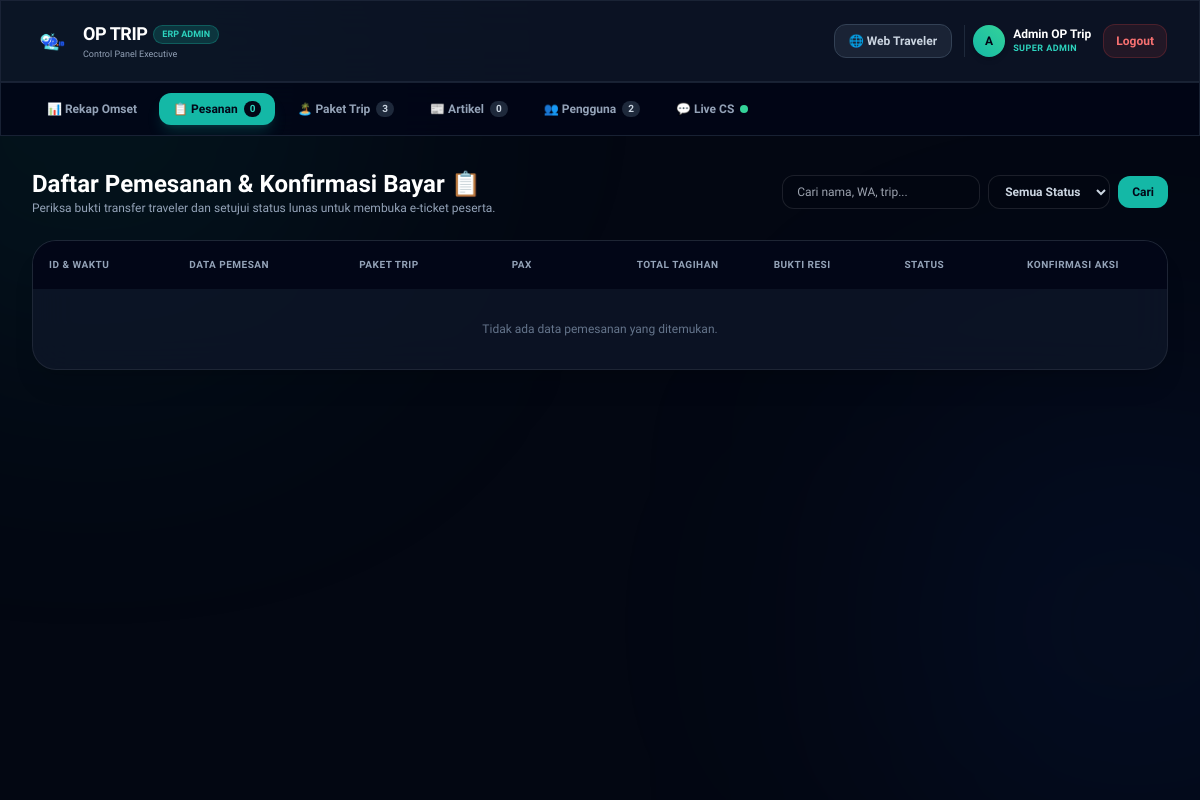
The app's page /admin?tab=bookings (signed in), older data.
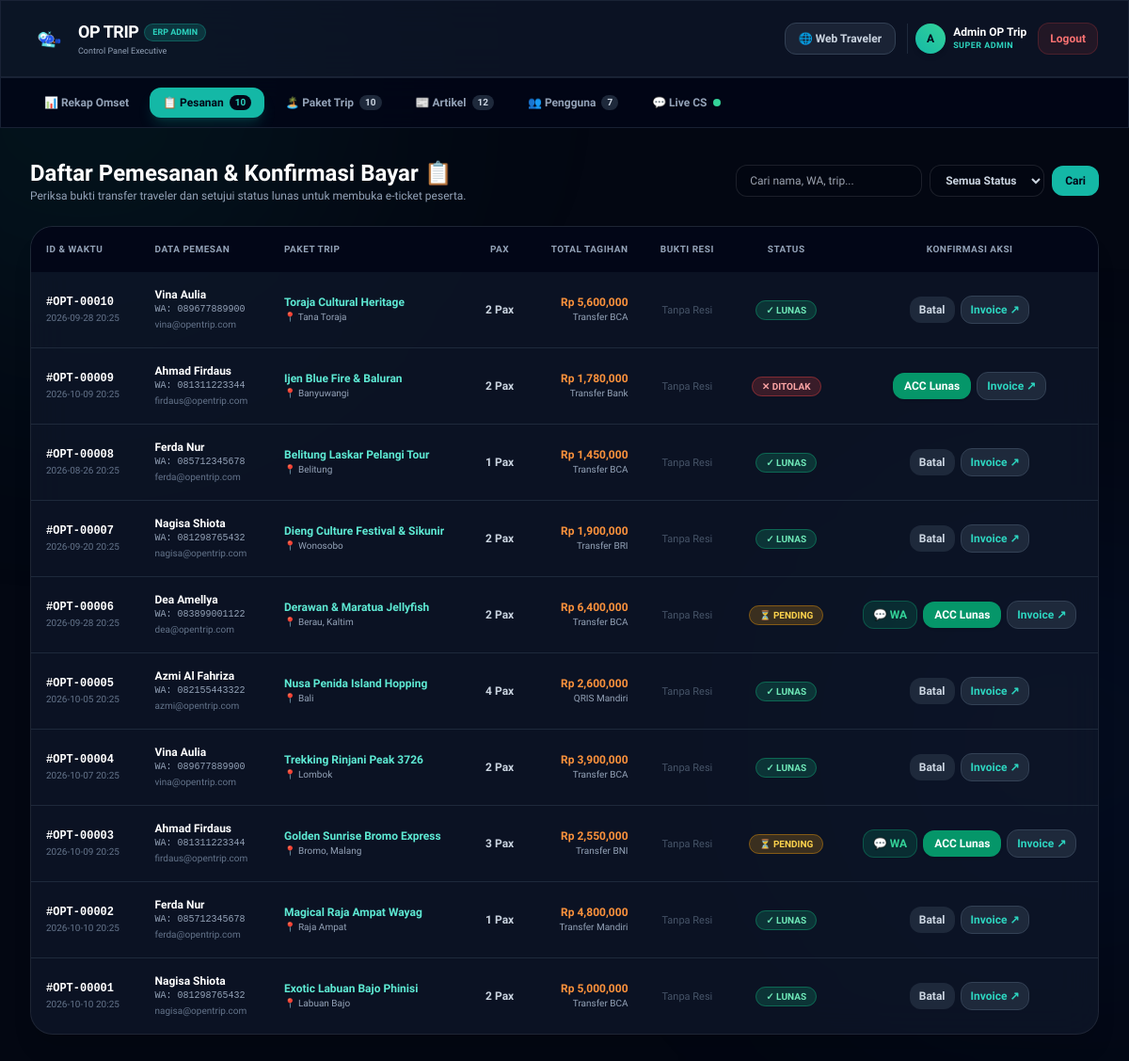
The same page, newer data.
### tables this page shows
CREATE TABLE bookings (
        id INTEGER PRIMARY KEY AUTOINCREMENT, 
        user_id INTEGER NOT NULL, 
        trip_id INTEGER NOT NULL, 
        jumlah_pax INTEGER NOT NULL, 
        total_harga INTEGER NOT NULL, 
        bukti_transfer TEXT, 
        status_pembayaran TEXT DEFAULT 'pending', 
        metode_pembayaran TEXT DEFAULT 'Transfer Bank',
        catatan_pesanan TEXT,
        created_at TIMESTAMP DEFAULT CURRENT_TIMESTAMP,
        FOREIGN KEY (user_id) REFERENCES users(id),
        FOREIGN KEY (trip_id) REFERENCES trips(id)
    );

CREATE TABLE users (
        id INTEGER PRIMARY KEY AUTOINCREMENT, 
        nama_lengkap TEXT NOT NULL, 
        email TEXT UNIQUE NOT NULL, 
        password TEXT NOT NULL, 
        no_whatsapp TEXT, 
        role TEXT DEFAULT 'traveler',
        created_at TIMESTAMP DEFAULT CURRENT_TIMESTAMP
    );

CREATE TABLE trips (
        id INTEGER PRIMARY KEY AUTOINCREMENT, 
        judul_trip TEXT NOT NULL, 
        destinasi TEXT NOT NULL, 
        harga_per_pax INTEGER NOT NULL, 
        sisa_kuota INTEGER NOT NULL, 
        tanggal_berangkat TEXT NOT NULL, 
        meeting_point TEXT NOT NULL, 
        durasi TEXT NOT NULL, 
        gambar_url TEXT, 
        deskripsi TEXT, 
        fasilitas TEXT, 
        rundown TEXT,
        kategori TEXT DEFAULT 'Bahari'
    );

### app.py (the view)
@app.route('/admin')
def admin_dashboard():
    if 'user_id' not in session or session.get('role') != 'admin':
        flash('Akses khusus administrator!', 'danger')
        return redirect(url_for('login'))
    active_tab = request.args.get('tab', 'rekap')
    period = request.args.get('period', 'all')
    search_q = request.args.get('q', '').strip()
    status_filter = request.args.get('status', 'all').strip()
    conn = get_db()
    cursor = conn.cursor()
    rekap = get_rekap_pendapatan()
    cursor.execute("SELECT COUNT(*) FROM trips")
    total_trips = cursor.fetchone()[0]
    cursor.execute("SELECT COUNT(*) FROM bookings")
    total_bookings = cursor.fetchone()[0]
    cursor.execute("SELECT COUNT(*) FROM users WHERE role = 'traveler'")
    total_travelers = cursor.fetchone()[0]
    cursor.execute("SELECT COUNT(*) FROM artikels")
    total_artikels = cursor.fetchone()[0]
    cursor.execute("SELECT * FROM trips ORDER BY id DESC")
    trips = cursor.fetchall()
    cursor.execute("SELECT * FROM artikels ORDER BY id DESC")
    artikels = cursor.fetchall()
    b_query = '''
        SELECT bookings.id, users.nama_lengkap, users.email, users.no_whatsapp, trips.judul_trip,
               trips.destinasi, bookings.jumlah_pax, bookings.total_harga, bookings.bukti_transfer,
               bookings.status_pembayaran, bookings.metode_pembayaran, bookings.catatan_pesanan, bookings.created_at
        FROM bookings
        JOIN users ON bookings.user_id = users.id
        LEFT JOIN trips ON bookings.trip_id = trips.id
        WHERE 1=1
    '''
    b_params = []
    if search_q:
        b_query += " AND (users.nama_lengkap LIKE ? OR trips.judul_trip LIKE ? OR users.no_whatsapp LIKE ?)"
        b_params.extend([f"%{search_q}%", f"%{search_q}%", f"%{search_q}%"])
    if status_filter in ['lunas', 'pending', 'ditolak']:
        b_query += " AND bookings.status_pembayaran = ?"
        b_params.append(status_filter)
    b_query += " ORDER BY bookings.id DESC"
    cursor.execute(b_query, b_params)
    bookings = cursor.fetchall()
    cursor.execute('''
        SELECT users.id, users.nama_lengkap, users.email, users.no_whatsapp, users.role, users.created_at,
               (SELECT COUNT(*) FROM bookings WHERE user_id = users.id) as total_pesanan,
               (SELECT SUM(total_harga) FROM bookings WHERE user_id = users.id AND status_pembayaran = 'lunas') as total_spend
        FROM users
        ORDER BY users.id DESC
    ''')
    users = cursor.fetchall()
    conn.close()
    return render_template('admin/admin_dashboard.html',
                           rekap=rekap, period=period, active_tab=active_tab,
                           total_trips=total_trips, total_bookings=total_bookings,
                           total_travelers=total_travelers, total_artikels=total_artikels,
                           trips=trips, artikels=artikels, bookings=bookings, users=users,
                           search_q=search_q, status_filter=status_filter)

### app.py (called while the page is built)
def get_db():
    conn = sqlite3.connect('opentrip.db')
    conn.row_factory = sqlite3.Row
    return conn

### templates/admin/admin_dashboard.html (shortened to what the changed rows need)
<!DOCTYPE html>
<html lang="id" class="dark">
<head>
    <script src="https://cdn.tailwindcss.com"></script>
</head>
<body class="text-slate-100 min-h-screen flex flex-col selection:bg-teal-500 selection:text-slate-950">
    <nav class="glass-panel sticky top-16 sm:top-20 z-30 border-b border-slate-800/80 bg-slate-950/80">
        <div class="max-w-7xl mx-auto px-4 sm:px-8 flex items-center gap-1.5 sm:gap-2 overflow-x-auto no-scrollbar py-2.5 text-xs font-bold">
            <a href="/admin?tab=bookings" class="px-3.5 py-2 rounded-xl transition flex items-center gap-1.5 whitespace-nowrap {{ 'bg-teal-500 text-slate-950 font-black shadow-lg shadow-teal-500/20' if active_tab == 'bookings' else 'text-slate-400 hover:text-white hover:bg-slate-800/60' }}">
                <span>📋 Pesanan</span>
                <span class="px-1.5 py-0.2 rounded-full text-[10px] {{ 'bg-slate-950 text-teal-400' if active_tab == 'bookings' else 'bg-slate-800 text-slate-300' }}">{{ bookings|length }}</span>
            </a>
            <a href="/admin?tab=trips" class="px-3.5 py-2 rounded-xl transition flex items-center gap-1.5 whitespace-nowrap {{ 'bg-teal-500 text-slate-950 font-black shadow-lg shadow-teal-500/20' if active_tab == 'trips' else 'text-slate-400 hover:text-white hover:bg-slate-800/60' }}">
                <span>🏝️ Paket Trip</span>
                <span class="px-1.5 py-0.2 rounded-full text-[10px] {{ 'bg-slate-950 text-teal-400' if active_tab == 'trips' else 'bg-slate-800 text-slate-300' }}">{{ total_trips }}</span>
            </a>
            <a href="/admin?tab=artikels" class="px-3.5 py-2 rounded-xl transition flex items-center gap-1.5 whitespace-nowrap {{ 'bg-teal-500 text-slate-950 font-black shadow-lg shadow-teal-500/20' if active_tab == 'artikels' else 'text-slate-400 hover:text-white hover:bg-slate-800/60' }}">
                <span>📰 Artikel</span>
                <span class="px-1.5 py-0.2 rounded-full text-[10px] {{ 'bg-slate-950 text-teal-400' if active_tab == 'artikels' else 'bg-slate-800 text-slate-300' }}">{{ total_artikels }}</span>
            </a>
            <a href="/admin?tab=users" class="px-3.5 py-2 rounded-xl transition flex items-center gap-1.5 whitespace-nowrap {{ 'bg-teal-500 text-slate-950 font-black shadow-lg shadow-teal-500/20' if active_tab == 'users' else 'text-slate-400 hover:text-white hover:bg-slate-800/60' }}">
                <span>👥 Pengguna</span>
                <span class="px-1.5 py-0.2 rounded-full text-[10px] {{ 'bg-slate-950 text-teal-400' if active_tab == 'users' else 'bg-slate-800 text-slate-300' }}">{{ users|length }}</span>
            </a>
        </div>
    </nav>
    <main class="max-w-7xl mx-auto px-4 sm:px-8 py-6 sm:py-8 space-y-8 w-full flex-grow relative z-10">
        {% if active_tab == 'bookings' %}
        <div class="space-y-6">
            <div class="flex flex-col sm:flex-row sm:items-center justify-between gap-4">
                <div>
                    <h2 class="text-xl sm:text-2xl font-black text-white">Daftar Pemesanan & Konfirmasi Bayar 📋</h2>
                </div>
            </div>
            <div class="hidden md:block glass-panel rounded-3xl overflow-hidden shadow-xl">
                <div class="overflow-x-auto">
                    <table class="w-full text-left text-xs text-slate-300">
                        <thead class="bg-slate-950 text-slate-400 uppercase text-[10px] font-black tracking-wider">
                            <tr>
                                <th class="p-4">ID & Waktu</th>
                                <th class="p-4">Data Pemesan</th>
                                <th class="p-4">Paket Trip</th>
                                <th class="p-4 text-center">Pax</th>
                                <th class="p-4 text-right">Total Tagihan</th>
                                <th class="p-4 text-center">Bukti Resi</th>
                                <th class="p-4 text-center">Status</th>
                                <th class="p-4 text-center">Konfirmasi Aksi</th>
                            </tr>
                        </thead>
                        <tbody class="divide-y divide-slate-800">
                            {% for b in bookings %}
                            <tr class="hover:bg-slate-800/40 transition">
                                <td class="p-4">
                                    <span class="font-mono font-black text-white block">#OPT-{{ "%05d"|format(b['id']) }}</span>
                                    <span class="text-[10px] text-slate-500">{{ b['created_at'][:16] if b['created_at'] else '' }}</span>
                                </td>
                                <td class="p-4 font-bold text-white">
                                    {{ b['nama_lengkap'] }}
                                    <span class="block text-[10px] font-normal text-slate-400 font-mono">WA: {{ b['no_whatsapp'] or '-' }}</span>
                                    <span class="block text-[10px] font-normal text-slate-500">{{ b['email'] }}</span>
                                </td>
                                <td class="p-4 font-semibold text-teal-300">
                                    {{ b['judul_trip'] }}
                                    <span class="block text-[10px] font-normal text-slate-400">📍 {{ b['destinasi'] }}</span>
                                </td>
                                <td class="p-4 text-center font-black">{{ b['jumlah_pax'] }} Pax</td>
                                <td class="p-4 text-right font-black text-orange-400">
                                    Rp {{ "{:,}".format(b['total_harga']) }}
                                    <span class="block text-[10px] font-normal text-slate-400">{{ b['metode_pembayaran'] or 'Transfer Bank' }}</span>
                                </td>
                                <td class="p-4 text-center">
                                    {% if b['bukti_transfer'] %}
                                        <button type="button" onclick="showProofModal('/static/uploads/{{ b['bukti_transfer'] }}', '{{ b['nama_lengkap'] }}', '#OPT-{{ "%05d"|format(b['id']) }}')" class="px-2.5 py-1 rounded-lg bg-teal-500/20 text-teal-300 border border-teal-500/30 hover:bg-teal-500 hover:text-slate-950 text-[11px] font-bold transition">
                                            🔍 Resi
                                        </button>
                                    {% else %}
                                        <span class="text-slate-600 text-[11px]">Tanpa Resi</span>
                                    {% endif %}
                                </td>
                                <td class="p-4 text-center">
                                    {% if b['status_pembayaran'] == 'lunas' %}
                                        <span class="px-2.5 py-1 rounded-full text-[10px] font-black uppercase bg-emerald-500/20 text-emerald-300 border border-emerald-500/40">✓ LUNAS</span>
                                    {% elif b['status_pembayaran'] == 'pending' %}
                                        <span class="px-2.5 py-1 rounded-full text-[10px] font-black uppercase bg-amber-500/20 text-amber-300 border border-amber-500/40">⏳ PENDING</span>
                                    {% else %}
                                        <span class="px-2.5 py-1 rounded-full text-[10px] font-black uppercase bg-red-500/20 text-red-300 border border-red-500/40">✕ DITOLAK</span>
                                    {% endif %}
                                </td>
                                <td class="p-4 text-center">
                                    <div class="flex items-center justify-center gap-1.5">
                                        {% if b['status_pembayaran'] == 'pending' %}
                                            {% set wa_num = (b['no_whatsapp'] or '').strip().replace('-', '').replace(' ', '') %}
                                            {% set wa_formatted = '62' + wa_num[1:] if wa_num.startswith('0') else wa_num %}
                                            {% set wa_msg = "Halo kak " ~ b['nama_lengkap'] ~ ", kami dari OP TRIP.ID mengonfirmasi pesanan #" ~ "%05d"|format(b['id']) ~ " untuk trip " ~ b['judul_trip'] ~ ". Apakah ada kendala saat melakukan pembayaran? 😊" %}
                                            <a href="https://wa.me/{{ wa_formatted }}?text={{ wa_msg|urlencode }}" target="_blank" class="px-2.5 py-1.5 bg-emerald-600/20 hover:bg-emerald-600 text-emerald-400 hover:text-white font-bold text-xs rounded-xl border border-emerald-500/30 transition flex items-center gap-1" title="Follow Up WA">
                                                <span>💬 WA</span>
                                            </a>
                                        {% endif %}
                                        {% if b['status_pembayaran'] != 'lunas' %}
                                            <a href="/admin/update-booking/{{ b['id'] }}/lunas" class="px-3 py-1.5 bg-emerald-600 hover:bg-emerald-500 text-white font-black text-xs rounded-xl shadow transition" title="ACC Lunas">
                                                ACC Lunas
                                            </a>
                                        {% else %}
                                            <a href="/admin/update-booking/{{ b['id'] }}/pending" class="px-2.5 py-1.5 bg-slate-800 hover:bg-slate-700 text-slate-300 font-bold text-xs rounded-xl transition" title="Kembalikan ke Pending">
                                                Batal
                                            </a>
                                        {% endif %}
                                        <a href="/invoice/{{ b['id'] }}" target="_blank" class="px-2.5 py-1.5 bg-slate-800 hover:bg-slate-700 text-teal-400 hover:text-white font-bold text-xs rounded-xl border border-slate-700 transition" title="Buka Invoice">
                                            Invoice ↗
                                        </a>
                                    </div>
                                </td>
                            </tr>
                            {% else %}
                            <tr>
                                <td colspan="8" class="p-8 text-center text-slate-500 font-medium">Tidak ada data pemesanan yang ditemukan.</td>
                            </tr>
                            {% endfor %}
                        </tbody>
                    </table>
                </div>
            </div>
        </div>
        {% endif %}
    </main>
</body>
</html>

Row changes from the older to the newer data that the page shows:
added bookings: id "00010", created_at "2026-09-28 20:25", nama_lengkap "Vina Aulia", no_whatsapp "089677889900", email "vina@opentrip.com", judul_trip "Toraja Cultural Heritage", destinasi "Tana Toraja", jumlah_pax "2", total_harga "5,600,000", metode_pembayaran "Transfer BCA", status_pembayaran "✓ LUNAS"
added bookings: id "00009", created_at "2026-10-09 20:25", nama_lengkap "Ahmad Firdaus", no_whatsapp "081311223344", email "firdaus@opentrip.com", judul_trip "Ijen Blue Fire & Baluran", destinasi "Banyuwangi", jumlah_pax "2", total_harga "1,780,000", metode_pembayaran "Transfer Bank", status_pembayaran "✕ DITOLAK"
added bookings: id "00008", created_at "2026-08-26 20:25", nama_lengkap "Ferda Nur", no_whatsapp "085712345678", email "ferda@opentrip.com", judul_trip "Belitung Laskar Pelangi Tour", destinasi "Belitung", jumlah_pax "1", total_harga "1,450,000", metode_pembayaran "Transfer BCA", status_pembayaran "✓ LUNAS"
added bookings: id "00007", created_at "2026-09-20 20:25", nama_lengkap "Nagisa Shiota", no_whatsapp "081298765432", email "nagisa@opentrip.com", judul_trip "Dieng Culture Festival & Sikunir", destinasi "Wonosobo", jumlah_pax "2", total_harga "1,900,000", metode_pembayaran "Transfer BRI", status_pembayaran "✓ LUNAS"
added bookings: id "00006", created_at "2026-09-28 20:25", nama_lengkap "Dea Amellya", no_whatsapp "083899001122", email "dea@opentrip.com", judul_trip "Derawan & Maratua Jellyfish", destinasi "Berau, Kaltim", jumlah_pax "2", total_harga "6,400,000", metode_pembayaran "Transfer BCA", status_pembayaran "⏳ PENDING"
added bookings: id "00005", created_at "2026-10-05 20:25", nama_lengkap "Azmi Al Fahriza", no_whatsapp "082155443322", email "azmi@opentrip.com", judul_trip "Nusa Penida Island Hopping", destinasi "Bali", jumlah_pax "4", total_harga "2,600,000", metode_pembayaran "QRIS Mandiri", status_pembayaran "✓ LUNAS"
added bookings: id "00004", created_at "2026-10-07 20:25", nama_lengkap "Vina Aulia", no_whatsapp "089677889900", email "vina@opentrip.com", judul_trip "Trekking Rinjani Peak 3726", destinasi "Lombok", jumlah_pax "2", total_harga "3,900,000", metode_pembayaran "Transfer BCA", status_pembayaran "✓ LUNAS"
added bookings: id "00003", created_at "2026-10-09 20:25", nama_lengkap "Ahmad Firdaus", no_whatsapp "081311223344", email "firdaus@opentrip.com", judul_trip "Golden Sunrise Bromo Express", destinasi "Bromo, Malang", jumlah_pax "3", total_harga "2,550,000", metode_pembayaran "Transfer BNI", status_pembayaran "⏳ PENDING"
added bookings: id "00002", created_at "2026-10-10 20:25", nama_lengkap "Ferda Nur", no_whatsapp "085712345678", email "ferda@opentrip.com", judul_trip "Magical Raja Ampat Wayag", destinasi "Raja Ampat", jumlah_pax "1", total_harga "4,800,000", metode_pembayaran "Transfer Mandiri", status_pembayaran "✓ LUNAS"
added bookings: id "00001", created_at "2026-10-10 20:25", nama_lengkap "Nagisa Shiota", no_whatsapp "081298765432", email "nagisa@opentrip.com", judul_trip "Exotic Labuan Bajo Phinisi", destinasi "Labuan Bajo", jumlah_pax "2", total_harga "5,000,000", metode_pembayaran "Transfer BCA", status_pembayaran "✓ LUNAS"
Text that changed along with them:
{{ bookings|length }}: "0" → "10"
{{ total_trips }}: "3" → "10"
{{ total_artikels }}: "0" → "12"
{{ users|length }}: "2" → "7"
text no longer shown: "Tidak ada data pemesanan yang ditemukan."
